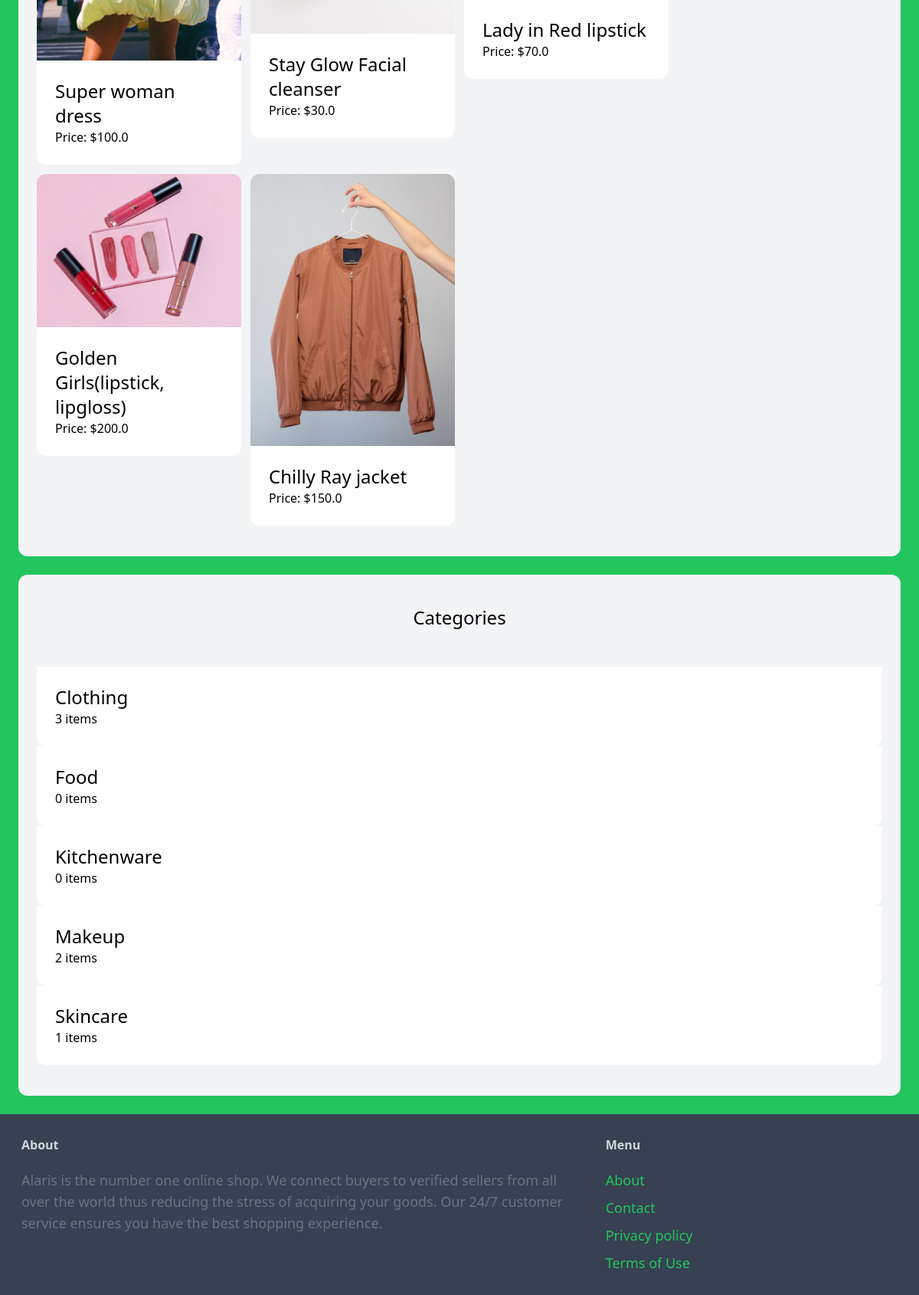
The app's page / (lower part), older data.
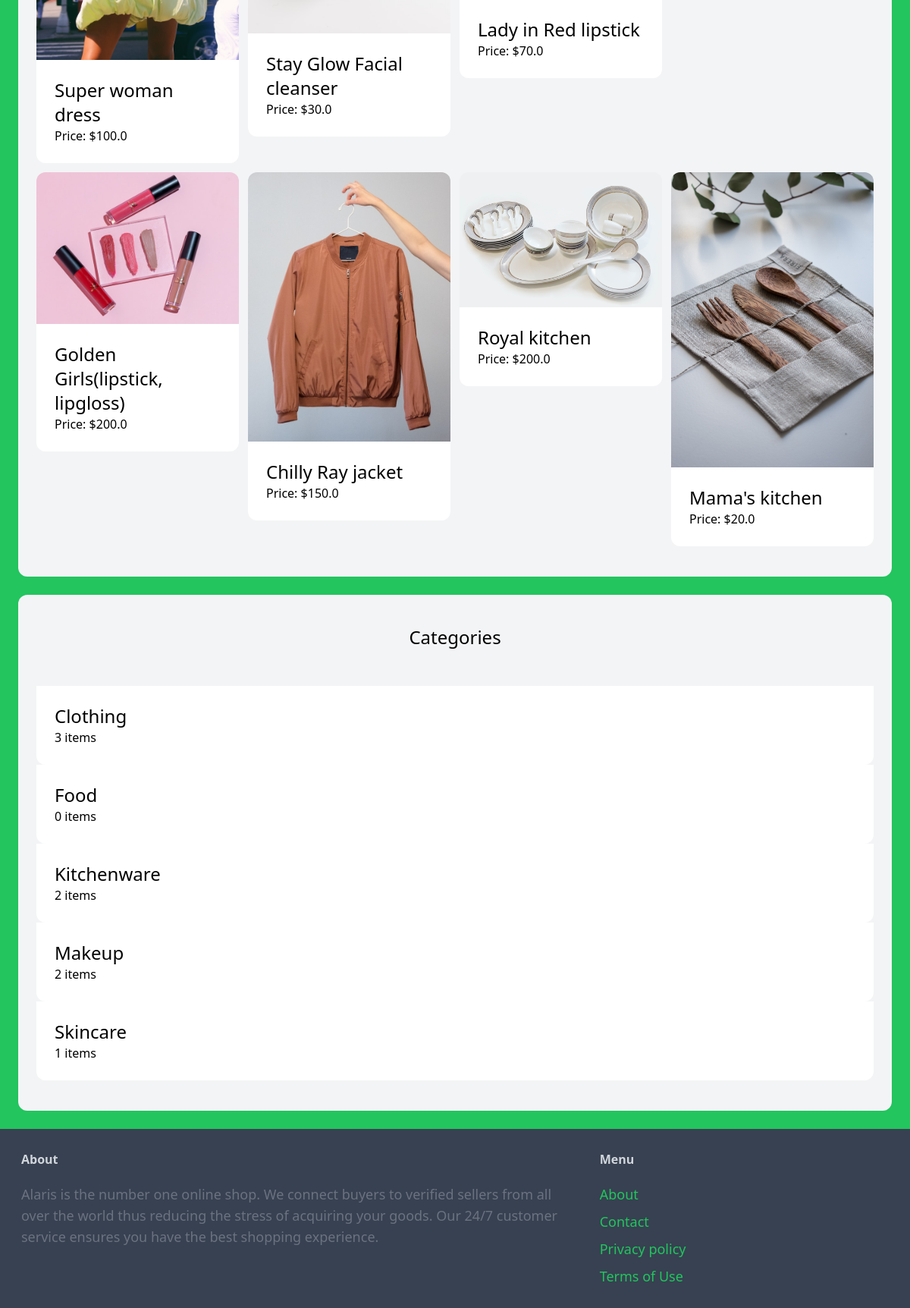
The same page, newer data.
### item/models.py (models this page shows, shortened)
class Item(models.Model):
    category = models.ForeignKey(Category, related_name='items', on_delete=models.CASCADE)
    name = models.CharField(max_length=200)
    description = models.TextField(blank=True, null=True)
    image = models.ImageField(upload_to='item_images', blank=True, null=True)
    price = models.FloatField()
    is_sold = models.BooleanField(default=False)
    created_by = models.ForeignKey(User, related_name='items', on_delete=models.CASCADE)
    created_at = models.DateTimeField(auto_now_add=True)

class Category(models.Model):
    name = models.CharField(max_length=200)
    class Meta:
        ordering = ('name',)
        verbose_name_plural = 'Categories'

### duka/views.py (the view)
# urls.py: path('', views.index, name='index'),
def index(request):
    items = Item.objects.filter(is_sold=False)
    categories = Category.objects.all()
    return render(request, 'duka/index.html', {
        'categories': categories,
        'items': items,
    })

### duka/templates/duka/index.html (shortened to what this page needs)
{% extends "duka/base.html" %}
   {% block content %}
    <div class="mt-6 px-6 py-10 bg-gray-100 rounded-xl">
      <div class="grid grid-cols-4 gap-3">
        {% for item in items %}
        <div>
          <a href="{% url 'item:detail' item.id %}">
            <div>
              <img src="{{ item.image.url }}" class="rounded-t-xl" />
            </div>
            <div class="p-6 bg-white rounded-b-xl">
              <h3 class="text-2xl">{{ item.name }}</h3>
              <p class="text-gray-450">Price: ${{ item.price }}</p>
            </div>
          </a>
        </div>
        {% endfor %}
      </div>
    </div>
    <div class="mt-6 px-6 py-10 bg-gray-100 rounded-xl">
      <h2 class="mb-12 text-2xl text-center">Categories</h2>
      {% for category in categories %}
      <div>
        <a href="#">
          <div class="p-6 bg-white rounded-b-xl">
            <h3 class="text-2xl">{{ category.name }}</h3>
            <p class="text-gray-450">{{ category.items.count }} items</p>
          </div>
        </a>
      </div>
      {% endfor %}
      </div>
   {% endblock content %}

Row changes from the older to the newer data that the page shows:
added Item: image (picture), name "Royal kitchen", price "200.0"
added Item: image (picture), name "Mama's kitchen", price "20.0"
computed for Category "Kitchenware": items.count "0" → "2"
